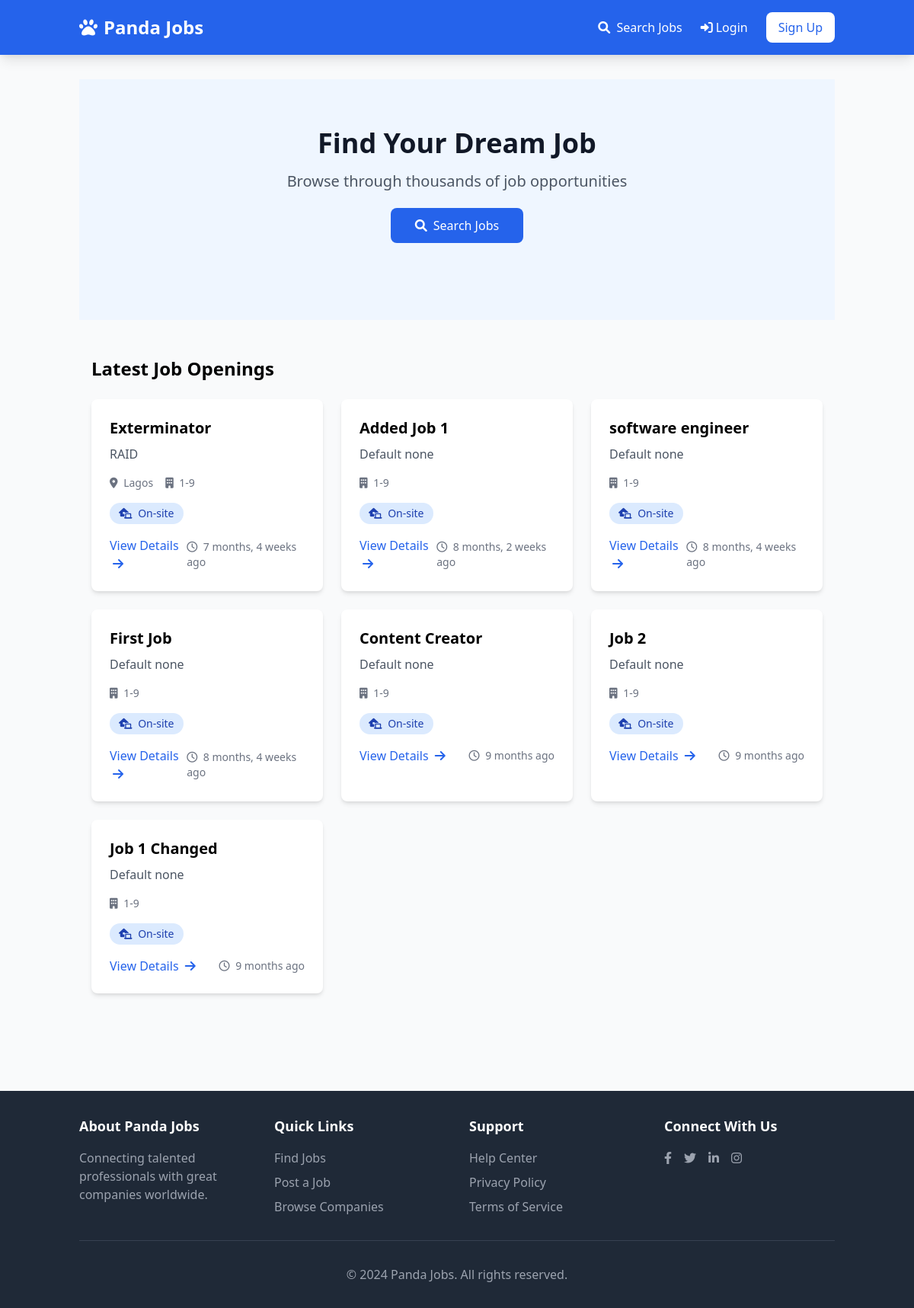
The page / on the database its author committed.
### apps/jobs/models.py (models this page shows, shortened)
class Job(models.Model):
    SIZE_1_9 = 'size_1_9'
    SIZE_10_49 = 'size_10_49'
    SIZE_50_99 = 'size_50_99'
    SIZE_100 = 'size_100'
    SIZE_CHOICES = (
        (SIZE_1_9, '1-9'),
        (SIZE_10_49, '10-49'),
        (SIZE_50_99, '50-99'),
        (SIZE_100, '100+'),
    )
    OPEN = 'open'
    CLOSED = 'closed'
    ARCHIVED = 'archived'
    STATUS_CHOICES = (
        (OPEN, 'Open'),
        (CLOSED, 'Closed'),
        (ARCHIVED, 'Archived'),
    )
    REMOTE = 'remote'
    ONSITE = 'onsite'
    HYBRID = 'hybrid'
    WORK_TYPE_CHOICES = (
        (REMOTE, 'Remote'),
        (ONSITE, 'On-site'),
        (HYBRID, 'Hybrid'),
    )
    title = models.CharField(max_length=100)
    slug = models.SlugField(max_length=100, unique=True, blank=True)
    summary = models.TextField()
    full_description = models.TextField()
    company_name = models.CharField(max_length=100)
    company_location = models.CharField(max_length=100, blank=True, null=True)
    company_country = CountryField(blank_label="(select country)", default="Nigeria")
    company_size = models.CharField(max_length=20, choices=SIZE_CHOICES, default=SIZE_1_9)
    salary_min = models.DecimalField(max_digits=10, decimal_places=2, null=True, blank=True)
    salary_max = models.DecimalField(max_digits=10, decimal_places=2, null=True, blank=True)
    work_type = models.CharField(max_length=20, choices=WORK_TYPE_CHOICES, default=ONSITE)
    created_by = models.ForeignKey(User, related_name='jobs', on_delete=models.CASCADE)
    created_at = models.DateTimeField(auto_now_add=True)
    updated_at = models.DateTimeField(auto_now=True)
    status = models.CharField(max_length=20, choices=STATUS_CHOICES, default=OPEN)
    class Meta:
        ordering = ['-created_at']
        indexes = [
            models.Index(fields=['status', '-created_at']),
            models.Index(fields=['company_country', 'status']),
        ]

### apps/core/views.py (the view)
# urls.py: path('', frontpage, name='frontpage'),
def frontpage(request):
    jobs = Job.objects.filter(status=Job.OPEN).order_by('-created_at')[0:10]
    return render(request, 'frontpage.html', {'jobs':jobs})

### apps/notifications/context_processors.py (called while the page is built)
def notification(request):
    if request.user.is_authenticated:
        return {'notifications': request.user.notifications.filter(is_read=False)}
    else:
        return {'notifications': []}

### apps/core/templates/frontpage.html (shortened to what this page needs)
{% extends 'base.html' %}
{% block content %}
<div class="bg-blue-50 py-16">
    <div class="container mx-auto px-4">
        <div class="text-center mb-12">
            <h1 class="text-4xl font-bold text-gray-900 mb-4">Find Your Dream Job</h1>
            <p class="text-xl text-gray-600 mb-8">Browse through thousands of job opportunities</p>
            <a href="{% url 'search' %}" class="bg-blue-600 text-white px-8 py-3 rounded-lg hover:bg-blue-700 transition duration-300">
                <i class="fas fa-search mr-2"></i>Search Jobs
            </a>
        </div>
    </div>
</div>
<div class="container mx-auto px-4 py-12">
    <h2 class="text-2xl font-semibold mb-6">Latest Job Openings</h2>
    <div class="grid grid-cols-1 md:grid-cols-2 lg:grid-cols-3 gap-6">
        {% for job in jobs %}
        <div class="bg-white p-6 shadow-md rounded-lg hover:shadow-lg transition duration-300">
            <h3 class="text-xl font-semibold mb-2">{{ job.title }}</h3>
            <p class="text-gray-600 mb-4">{{ job.company_name }}</p>
            <div class="flex items-center text-sm text-gray-500 mb-4">
                {% if job.company_location %}
                <span class="mr-4">
                    <i class="fas fa-map-marker-alt mr-1"></i>
                    {{ job.company_location }}
                </span>
                {% endif %}
                <span>
                    <i class="fas fa-building mr-1"></i>
                    {{ job.get_company_size_display }}
                </span>
            </div>
            {% if job.work_type %}
            <div class="mb-4">
                <span class="inline-block bg-blue-100 text-blue-800 text-sm px-3 py-1 rounded-full">
                    <i class="fas fa-laptop-house mr-1"></i>
                    {{ job.get_work_type_display }}
                </span>
            </div>
            {% endif %}
            <div class="flex justify-between items-center">
                <a href="{% url 'job_detail' job.id %}" class="text-blue-600 hover:text-blue-800 font-medium">
                    View Details <i class="fas fa-arrow-right ml-1"></i>
                </a>
                <span class="text-sm text-gray-500">
                    <i class="far fa-clock mr-1"></i>
                    {{ job.created_at|timesince }} ago
                </span>
            </div>
        </div>
        {% empty %}
        <div class="col-span-3 text-center py-12">
            <i class="fas fa-briefcase text-gray-400 text-5xl mb-4"></i>
            <h3 class="text-xl font-semibold text-gray-600 mb-2">No Jobs Available</h3>
            <p class="text-gray-500">Check back later for new opportunities!</p>
        </div>
        {% endfor %}
    </div>
</div>
{% endblock %}

### rows shown on the page
Job: title "Exterminator", company_name "RAID", company_location "Lagos", company_size "1-9", work_type "On-site", created_at "7 months, 4 weeks"
Job: title "Added Job 1", company_name "Default none", company_size "1-9", work_type "On-site", created_at "8 months, 2 weeks"
Job: title "software engineer", company_name "Default none", company_size "1-9", work_type "On-site", created_at "8 months, 4 weeks"
Job: title "First Job", company_name "Default none", company_size "1-9", work_type "On-site", created_at "8 months, 4 weeks"
Job: title "Content Creator", company_name "Default none", company_size "1-9", work_type "On-site", created_at "9 months"
Job: title "Job 2", company_name "Default none", company_size "1-9", work_type "On-site", created_at "9 months"
Job: title "Job 1 Changed", company_name "Default none", company_size "1-9", work_type "On-site", created_at "9 months"
